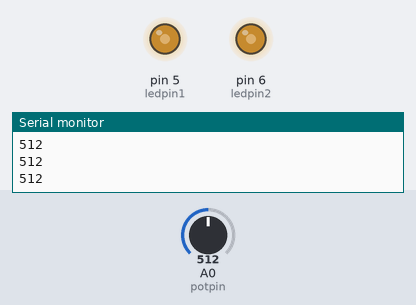
The sketch below on a simulated Arduino Uno, built with avr-gcc and run on an emulated ATmega328P. Parts: output pins drawn as LEDs (lit = HIGH), the last lines printed to the serial monitor. The inputs (shaded band) are chosen by the test bench; at power-on: A0 (potpin) = 512.

Above: at 1.2 s.
1.3 s: A0 (potpin) set to 716
At 2.5 s:
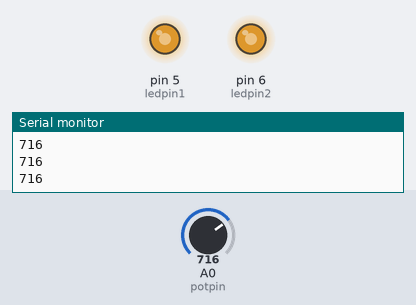
2.8 s: A0 (potpin) set to 900
At 3.8 s:
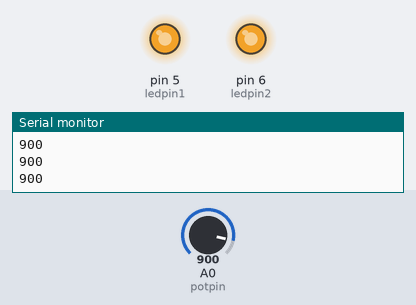
4.3 s: A0 (potpin) set to 122
At 4.8 s:
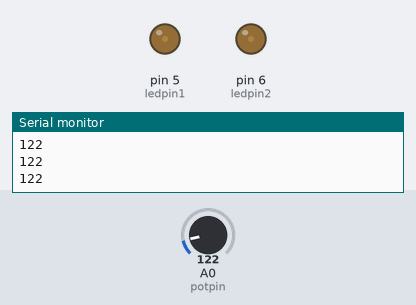
5.8 s: A0 (potpin) set to 0
At 7.2 s:
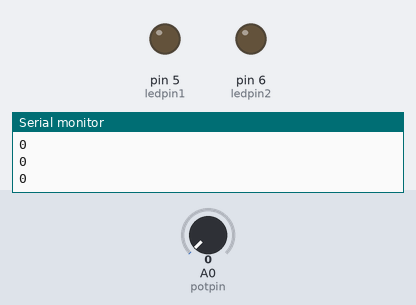
Timing chart, 0 to 8.3 s (numbered marks = the images above; inputs shaded):
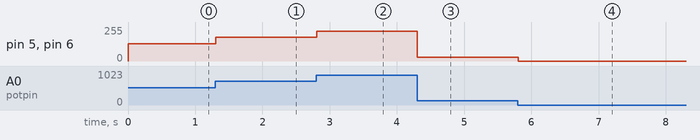

Measured:
- after the input at 1.3 s, pin 5 (ledpin1), pin 6 (ledpin2): 128/255 → 179/255 at once
- after the input at 2.8 s, pin 5 (ledpin1), pin 6 (ledpin2): 179/255 → 225/255 at once
- after the input at 4.3 s, pin 5 (ledpin1), pin 6 (ledpin2): 225/255 → 30/255 at once
- after the input at 5.8 s, pin 5 (ledpin1), pin 6 (ledpin2): 30/255 → 0/255 at once

The sketch:

code3.ino
```cpp
int potpin=0;//定义模拟接口0
int ledpin1=5;//定义数字接口11（PWM 输出）
int ledpin2=6;
int val=0;// 暂存来自传感器的变量数值
void setup()
{
pinMode(ledpin1,OUTPUT);//定义数字接口11 为输出
pinMode(ledpin2,OUTPUT);
Serial.begin(9600);//设置波特率为9600
//注意：模拟接口自动设置为输入
}
void loop()
{
val=analogRead(potpin);// 读取传感器的模拟值并赋值给val
Serial.println(val);//显示val 变量
analogWrite(ledpin1,val/4);// 打开LED 并设置亮度（PWM 输__________出最大值255）
analogWrite(ledpin2,val/4);
delay(1);//延时0.01 秒
}
```
